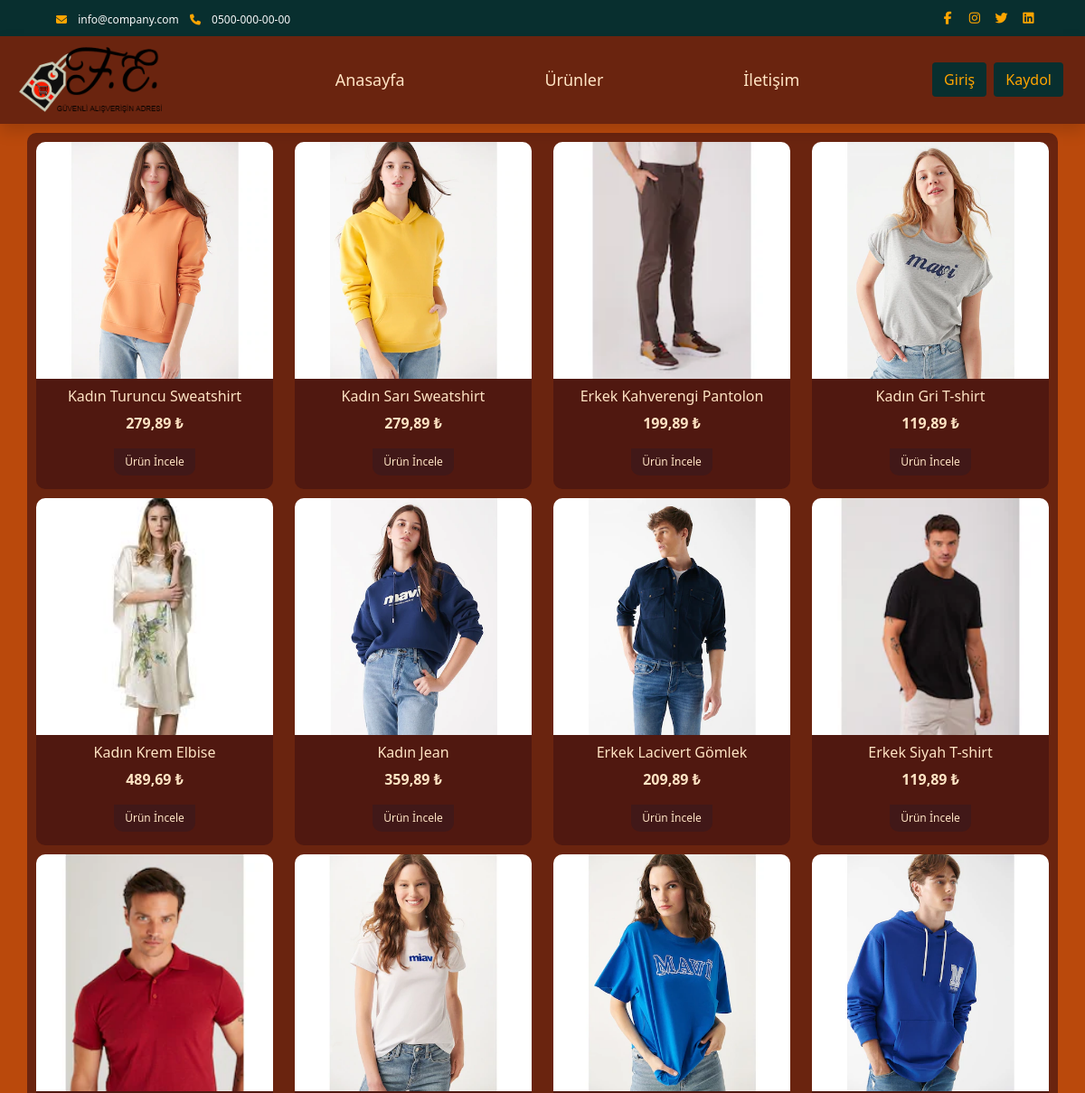
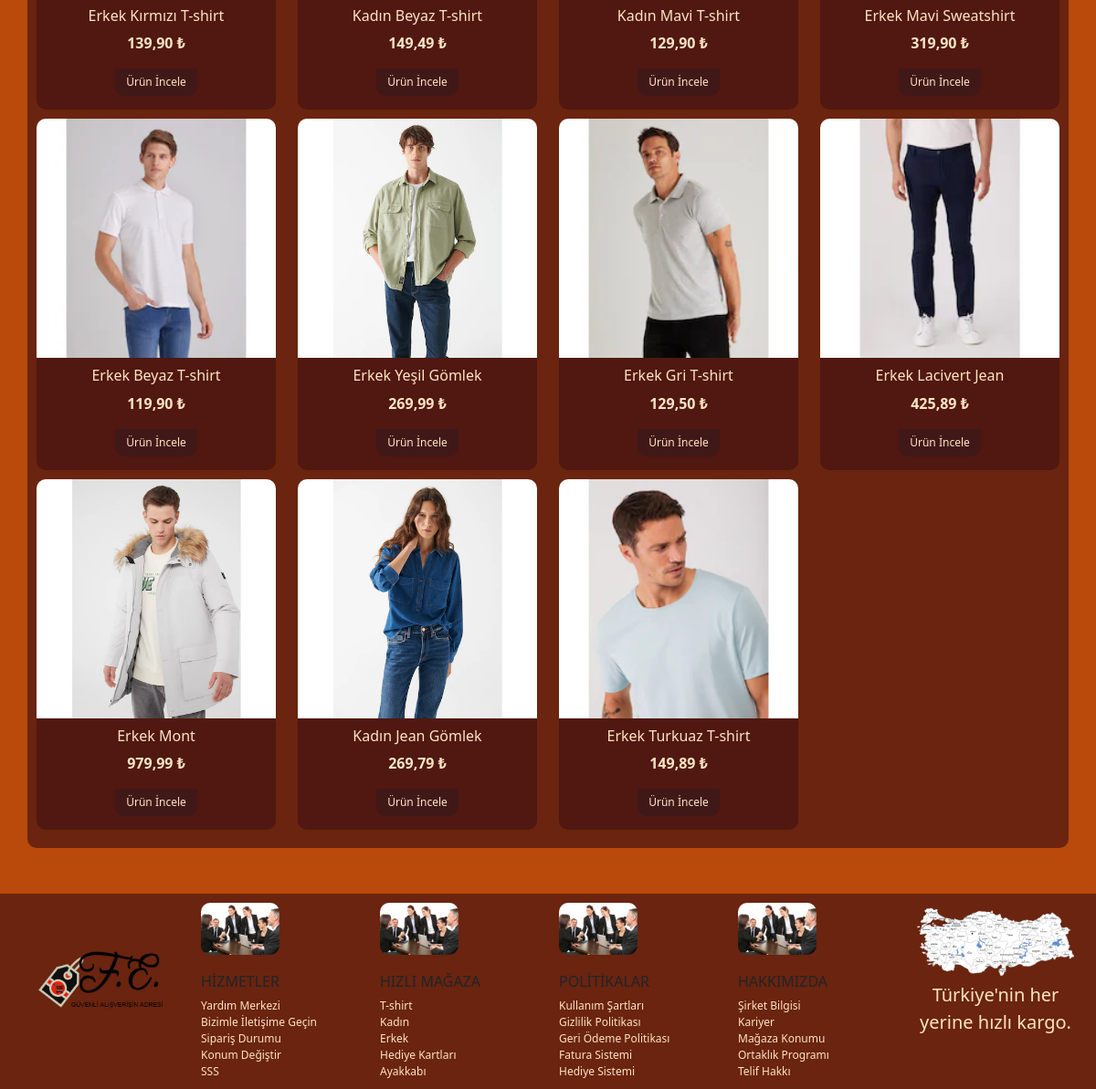
The app's page /urunler/ with its own data (2 pictures, top to bottom).
### appMy/models.py (models this page shows, shortened)
class UrunStok(models.Model):
    urun=models.ForeignKey(Urunler, verbose_name=("Ürün"), on_delete=models.CASCADE)
    beden_ayakkabi=models.ManyToManyField(BedenAyakkabi, verbose_name=("Ayakkabı beden ve stok"),blank=True)
    beden_kiyafet=models.ManyToManyField(BedenKiyafet, verbose_name=("Kıyafet beden ve stok"),blank=True)

class Urunler(models.Model):
    user=models.ForeignKey(User, verbose_name=("Kullanıcı"), on_delete=models.CASCADE)
    category=models.ForeignKey(Category, verbose_name=("Kategori"), on_delete=models.CASCADE)
    image=models.ImageField(("Resim"), upload_to="urun",null=True)
    title=models.CharField(("Başlık"), max_length=50)
    text=models.TextField(("Açıklama"),max_length=600)
    puan=models.FloatField(("Puan"),default=0)
    slug=models.SlugField(("Slug Title"),blank=True,null=True)

class BedenKiyafet(models.Model):
    urun=models.ForeignKey(Urunler, verbose_name=("Ürün"), on_delete=models.CASCADE)
    renk=models.ForeignKey(Renk, verbose_name=("Renk"), on_delete=models.CASCADE)
    fiyat=models.DecimalField(("Fiyat"), max_digits=50, decimal_places=2,default=0)
    stok=models.IntegerField(("Stok"), default=0)
    beden=models.ForeignKey(Beden2, verbose_name=("Beden"), on_delete=models.CASCADE, null=True)

### appMy/views.py (the view)
# urls.py: path('urunler/',urunler,name="urunler"),
def urunler(request):
    urunler=UrunStok.objects.all()
    context={
        "shopbasket":basketCount(request),
        "urunler":urunler,
    }
    return render(request,'urunler.html',context)

### appMy/views.py (called while the page is built)
def basketCount(request):
    if request.user.is_authenticated:
        return Shopbasket.objects.filter(user=request.user)
    else:
        return None

### appMy/templates/urunler.html
{% extends 'base.html' %}
{% load static %}
{% block body %}
<div class="container products">
        <div class="row">
            {% for i in urunler %}
            <div class="col-lg-3 col-md-6">
                <div class="kart_urunler">
                    <img src="{{ i.urun.image.url }}" class="w-100" alt="">
                    <div class="kart-text">
                        <h6>{{ i.urun.title }}</h6>
                        <p>{{ i.beden_kiyafet.first.fiyat }} ₺</p>
                        <a href="{% url 'urunDetay' i.urun.slug %}" class="btn">Ürün İncele</a>
                    </div>
                </div>
            </div>
            {% endfor %}
        </div>
</div>
{% endblock body %}

### appMy/static/css/style.css (style rules this page uses)
* { box-sizing: border-box; }
body { margin: 0; padding: 0; background-color: rgb(186, 73, 12); }
.products { margin: auto; margin-top: 10px; background-color: #431311ab; border-radius: 10px; padding: 10px; }
.kart_urunler { margin-bottom: 10px; }
.kart_urunler img { width: 100%; border-radius: 10px 10px 0 0; }
.kart-text { background-color: #431311ab; color: bisque; text-align: center; font-weight: bold; margin: auto; padding: 10px 0; border-radius: 0 0 10px 10px; }
.kart-text a { border-radius: 10px; font-size: 12px; background-color: rgb(65, 24, 24); color: bisque; border: none; margin: auto; margin-bottom: 5px; border-radius: 0 0 10px 10px; }

### records on screen
UrunStok: urun.image (picture), urun "Kadın Turuncu Sweatshirt", beden_kiyafet.first.fiyat "279,89"
UrunStok: urun.image (picture), urun "Kadın Sarı Sweatshirt", beden_kiyafet.first.fiyat "279,89"
UrunStok: urun.image (picture), urun "Erkek Kahverengi Pantolon", beden_kiyafet.first.fiyat "199,89"
UrunStok: urun.image (picture), urun "Kadın Gri T-shirt", beden_kiyafet.first.fiyat "119,89"
UrunStok: urun.image (picture), urun "Kadın Krem Elbise", beden_kiyafet.first.fiyat "489,69"
UrunStok: urun.image (picture), urun "Kadın Jean", beden_kiyafet.first.fiyat "359,89"
UrunStok: urun.image (picture), urun "Erkek Lacivert Gömlek", beden_kiyafet.first.fiyat "209,89"
UrunStok: urun.image (picture), urun "Erkek Siyah T-shirt", beden_kiyafet.first.fiyat "119,89"
UrunStok: urun.image (picture), urun "Erkek Kırmızı T-shirt", beden_kiyafet.first.fiyat "139,90"
UrunStok: urun.image (picture), urun "Kadın Beyaz T-shirt", beden_kiyafet.first.fiyat "149,49"
UrunStok: urun.image (picture), urun "Kadın Mavi T-shirt", beden_kiyafet.first.fiyat "129,90"
UrunStok: urun.image (picture), urun "Erkek Mavi Sweatshirt", beden_kiyafet.first.fiyat "319,90"
UrunStok: urun.image (picture), urun "Erkek Beyaz T-shirt", beden_kiyafet.first.fiyat "119,90"
UrunStok: urun.image (picture), urun "Erkek Yeşil Gömlek", beden_kiyafet.first.fiyat "269,99"
UrunStok: urun.image (picture), urun "Erkek Gri T-shirt", beden_kiyafet.first.fiyat "129,50"
UrunStok: urun.image (picture), urun "Erkek Lacivert Jean", beden_kiyafet.first.fiyat "425,89"
UrunStok: urun.image (picture), urun "Erkek Mont", beden_kiyafet.first.fiyat "979,99"
UrunStok: urun.image (picture), urun "Kadın Jean Gömlek", beden_kiyafet.first.fiyat "269,79"
UrunStok: urun.image (picture), urun "Erkek Turkuaz T-shirt", beden_kiyafet.first.fiyat "149,89"
